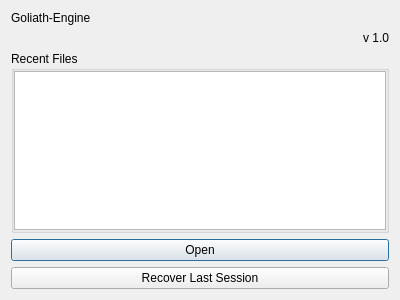
<?xml version="1.0" encoding="UTF-8"?>
<ui version="4.0">
 <class>DialogInputGetItem</class>
 <widget class="QDialog" name="DialogInputGetItem">
  <property name="geometry">
   <rect>
    <x>0</x>
    <y>0</y>
    <width>400</width>
    <height>300</height>
   </rect>
  </property>
  <property name="windowTitle">
   <string>Dialog</string>
  </property>
  <layout class="QVBoxLayout" name="verticalLayout">
   <item>
    <widget class="QLabel" name="label">
     <property name="sizePolicy">
      <sizepolicy hsizetype="Preferred" vsizetype="Fixed">
       <horstretch>0</horstretch>
       <verstretch>0</verstretch>
      </sizepolicy>
     </property>
     <property name="text">
      <string>Goliath-Engine</string>
     </property>
    </widget>
   </item>
   <item>
    <widget class="QLabel" name="label_2">
     <property name="sizePolicy">
      <sizepolicy hsizetype="Preferred" vsizetype="Fixed">
       <horstretch>0</horstretch>
       <verstretch>0</verstretch>
      </sizepolicy>
     </property>
     <property name="text">
      <string>v 1.0</string>
     </property>
     <property name="alignment">
      <set>Qt::AlignRight|Qt::AlignTrailing|Qt::AlignVCenter</set>
     </property>
    </widget>
   </item>
   <item>
    <layout class="QVBoxLayout" name="verticalLayout_2">
     <item>
      <widget class="QGroupBox" name="groupBox_2">
       <property name="title">
        <string>Recent Files</string>
       </property>
       <layout class="QHBoxLayout" name="horizontalLayout_2">
        <property name="leftMargin">
         <number>0</number>
        </property>
        <property name="topMargin">
         <number>0</number>
        </property>
        <property name="rightMargin">
         <number>0</number>
        </property>
        <property name="bottomMargin">
         <number>0</number>
        </property>
        <item>
         <widget class="QListView" name="listView_recent"/>
        </item>
       </layout>
      </widget>
     </item>
     <item>
      <widget class="QPushButton" name="pushButton_open">
       <property name="text">
        <string>Open</string>
       </property>
      </widget>
     </item>
     <item>
      <widget class="QPushButton" name="pushButton_recover">
       <property name="text">
        <string>Recover Last Session</string>
       </property>
      </widget>
     </item>
    </layout>
   </item>
  </layout>
 </widget>
 <resources/>
 <connections/>
</ui>
